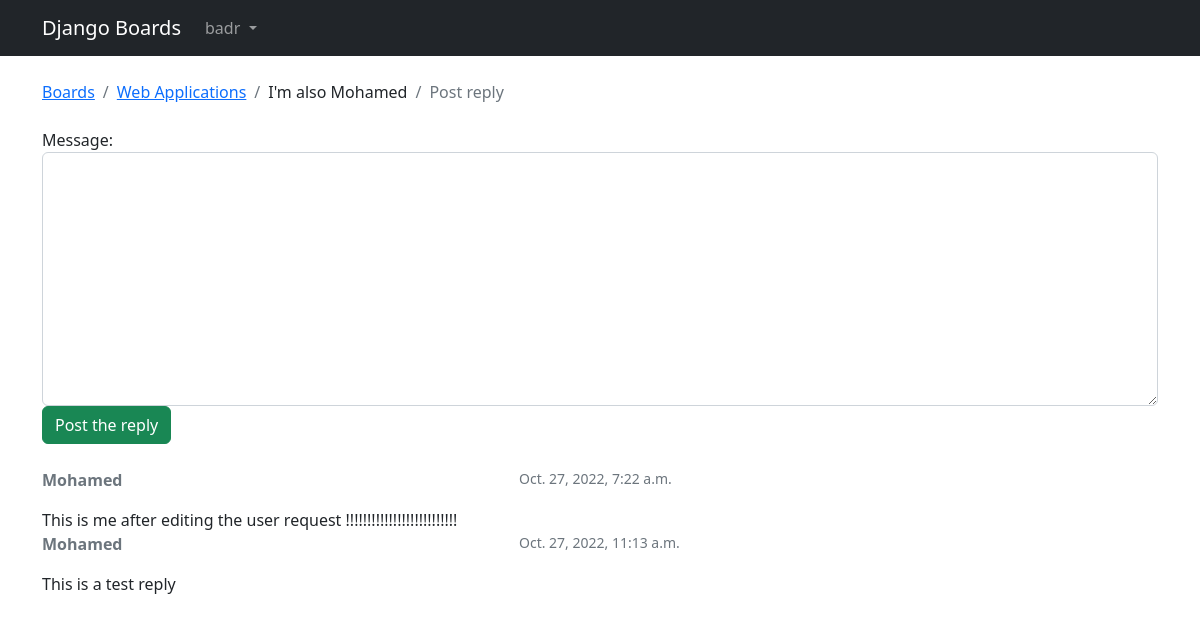
The page /boards/1/topics/6/reply (signed in) on the database its author committed.
### boards/models.py (models this page shows, shortened)
class Topic(models.Model):
    subject = models.CharField(max_length=250)
    board = models.ForeignKey(
        Board, related_name='topics', on_delete=models.CASCADE)
    created_by = models.ForeignKey(
        User, related_name='topics', on_delete=models.CASCADE)
    created_dt = models.DateTimeField(auto_now_add=True)
    views = models.PositiveIntegerField(default=0)

class Board(models.Model):
    name = models.CharField(max_length=50, unique=True)
    description = models.CharField(max_length=150)

class Post(models.Model):
    message = models.TextField(max_length=4000)
    topic = models.ForeignKey(
        Topic, related_name='posts', on_delete=models.CASCADE)
    created_by = models.ForeignKey(
        User, related_name='posts', on_delete=models.CASCADE)
    created_dt = models.DateTimeField(auto_now_add=True)
    updated_by = models.ForeignKey(
        User, null=True, related_name='+', on_delete=models.CASCADE)
    updated_dt = models.DateTimeField(null=True)

### boards/views.py (the view)
@login_required
def reply_topic(request, board_id, topic_id):
    topic = get_object_or_404(Topic, board__pk=board_id, pk=topic_id)
    if request.method == 'POST':
        form = PostForm(request.POST)
        if form.is_valid():
            post = form.save(commit=False)
            post.topic = topic
            post.created_by = request.user
            post.save()
            return redirect('topic_posts', board_id=board_id, topic_id=topic_id)
    else:
        form = PostForm()
    return render(request, 'reply_topic.html', {'topic': topic, 'form': form})

### boards/forms.py
class PostForm(forms.ModelForm):
    class Meta:
        model = Post
        fields = ['message']

### templates/reply_topic.html (shortened to what this page needs)
{% extends 'base.html'%}
{%load static%}
{%block breadcrumb%}
<li class='breadcrumb-item'>
    <a href="{% url 'home'%}">Boards</a>
</li>
<li class='breadcrumb-item'>
    <a href="{% url 'boards_topics' topic.board.pk%}">{{topic.board.name}}</a>
</li>
<li class="breadcrumb-item">{{topic.subject}}</li>
<li class="breadcrumb-item active">Post reply</li>
{%endblock%}
{%block content%}
<form class="mb-4" method="post">
    {%include 'includes/form.html'%}
    <button type="submit" class="btn btn-success">Post the reply</button>
</form>
{%for post in topic.posts.all%}
<div class="col-10">
    <div class="row mb-3">
        <div class="col-6">
            <strong class="text-muted">{{ post.created_by.username }}</strong>
        </div>
        <div class="col-6 text-right">
            <small class="text-muted">{{ post.created_dt }}</small>
        </div>
    </div>
    {{ post.message }}
</div>
{%endfor%}
{%endblock%}

### templates/base.html (shortened to what this page needs)
{% load static%}
<html lang="en">
<head>
    <link rel="stylesheet" href="{%static 'css/bootstrap.min.css'%}">
</head>
<body>
    {%block body%}
    <nav class="navbar navbar-expand-sm navbar-dark bg-dark">
        <div class="container">
            <a class="navbar-brand" href="{% url 'home' %}">Django Boards</a>
            <div class="collapse navbar-collapse" id="mainMenu">
                {%if user.is_authenticated%}
                <ul class="navbar-nav ml-auto">
                    <li class="nav-item dropdown">
                        <a class="nav-link dropdown-toggle" href="#" id="userMenu" data-toggle="dropdown"
                            aria-haspopup="true" aria-expanded="false">
                            {{ user.username }}
                        </a>
                    </li>
                </ul>
                {%else%}
                <form class="form-inline ml-auto">
                    <a href="{%url 'login'%}" class="btn btn-outline-secondary">login</a>
                    <a href="{%url 'signup'%}" class="btn btn-primary ml-2">Signup</a>
                </form>
                {%endif%}
            </div>
        </div>
    </nav>
    <div class="container">
        <ol class="breadcrumb my-4">
            {% block breadcrumb %}
            {% endblock %}
        </ol>
        {% block content %}
        {% endblock %}
    </div>
    {%endblock body%}
</body>
</html>

### rows shown on the page
Topic: board.name "Web Applications", subject "I'm also Mohamed"
Post: created_by.username "Mohamed", created_dt "Oct. 27, 2022, 7:22 a.m.", message "This is me after editing the user request !!!!!!!!!!!!!!!!!!!!!!!!!!"
Post: created_by.username "Mohamed", created_dt "Oct. 27, 2022, 11:13 a.m.", message "This is a test reply"

### other values the page prints
{{ user.username }} "badr"
{{ field.label_tag }} "Message:"
